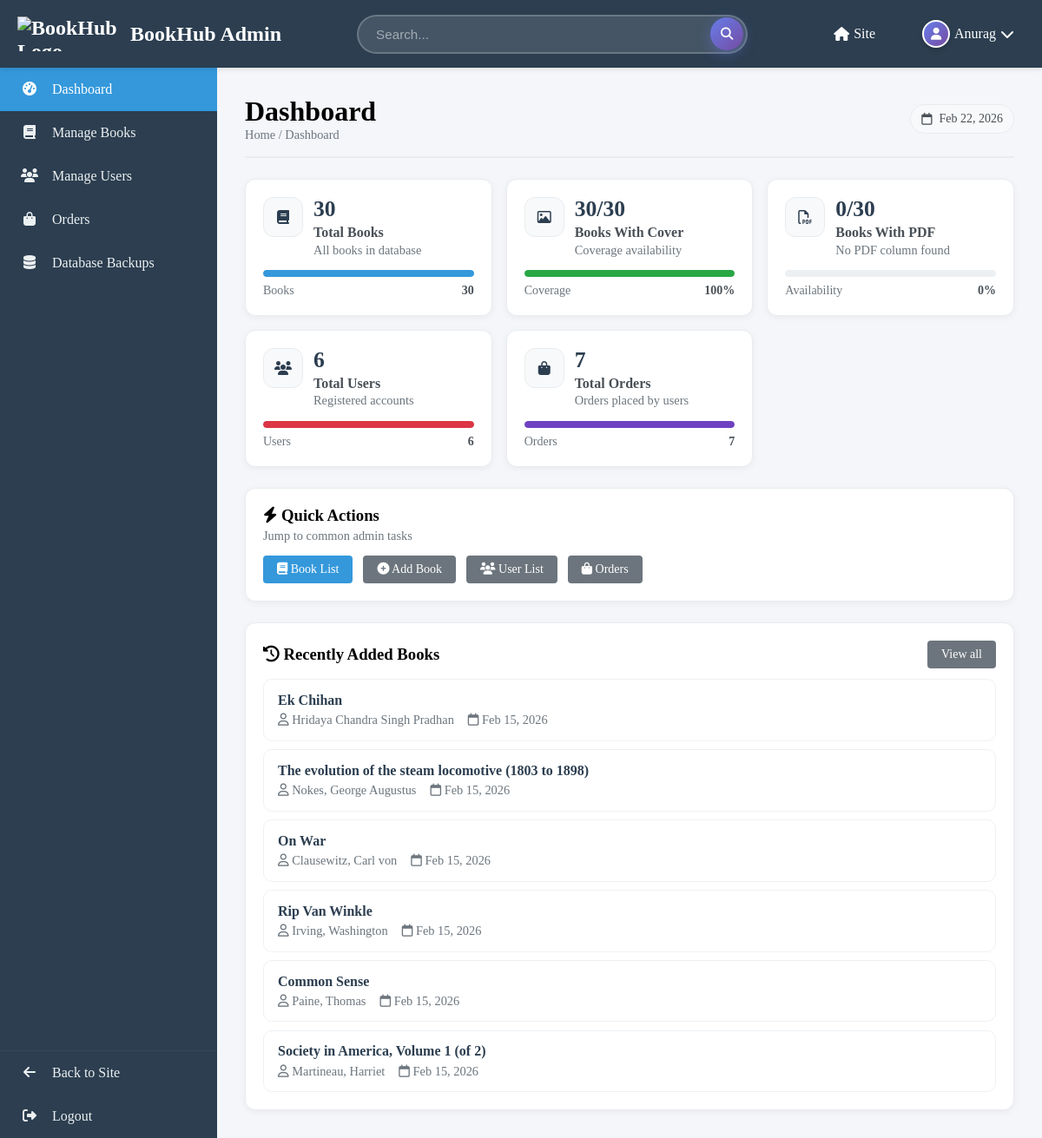
Screenshot of /admin/index.php (signed in) with the database file from the repository.
### tables this page shows
CREATE TABLE `users` (
  `user_id` int(11) NOT NULL AUTO_INCREMENT,
  `username` varchar(50) NOT NULL,
  `email` varchar(100) NOT NULL,
  `password_reset_token` varchar(64) DEFAULT NULL,
  `password_reset_expires` datetime DEFAULT NULL,
  `password` varchar(255) NOT NULL,
  `role` enum('user','admin') DEFAULT 'user',
  `full_name` varchar(100) DEFAULT NULL,
  `profile_image` varchar(255) DEFAULT NULL,
  `location` varchar(100) DEFAULT NULL,
  `ship_address` varchar(255) DEFAULT NULL,
  `phone` varchar(20) DEFAULT NULL,
  `bio` text DEFAULT NULL,
  `created_at` timestamp NOT NULL DEFAULT current_timestamp(),
  `updated_at` timestamp NOT NULL DEFAULT current_timestamp() ON UPDATE current_timestamp(),
  PRIMARY KEY (`user_id`),
  UNIQUE KEY `username` (`username`),
  UNIQUE KEY `email` (`email`),
  UNIQUE KEY `ship_address` (`ship_address`),
  KEY `idx_username` (`username`),
  KEY `idx_email` (`email`)
);

CREATE TABLE `books` (
  `book_id` int(11) NOT NULL AUTO_INCREMENT,
  `title` varchar(255) NOT NULL,
  `author` varchar(100) NOT NULL,
  `isbn` varchar(20) DEFAULT NULL,
  `description` text DEFAULT NULL,
  `genre` varchar(50) DEFAULT NULL,
  `price` decimal(10,2) NOT NULL DEFAULT 0.00,
  `stock` int(11) DEFAULT 0,
  `cover_image` varchar(255) DEFAULT NULL,
  `published_year` int(11) DEFAULT NULL,
  `condition_status` enum('new','used','rare') DEFAULT 'new',
  `is_bestseller` tinyint(1) DEFAULT 0,
  `view_count` int(11) DEFAULT 0,
  `created_at` timestamp NOT NULL DEFAULT current_timestamp(),
  `updated_at` timestamp NOT NULL DEFAULT current_timestamp() ON UPDATE current_timestamp(),
  PRIMARY KEY (`book_id`),
  UNIQUE KEY `isbn` (`isbn`),
  KEY `idx_title` (`title`),
  KEY `idx_author` (`author`),
  KEY `idx_genre` (`genre`),
  KEY `idx_price` (`price`),
  KEY `idx_isbn` (`isbn`),
  KEY `idx_bestseller` (`is_bestseller`),
  FULLTEXT KEY `idx_search` (`title`,`author`,`description`)
);

### includes/functions.php (called while the page is built, shortened)
<?php
function is_logged_in() {
    return isset($_SESSION['user_id']) && !empty($_SESSION['user_id']);
}
function get_user_id() {
    return is_logged_in() ? $_SESSION['user_id'] : false;
}

### admin/index.php (the view, shortened to what this page needs)
<?php
require_once __DIR__ . '/../includes/functions.php';
require_once __DIR__ . '/../includes/db.php';
$total_books = 0;
$total_users = 0;
$total_orders = 0;
$bookCoverCount = 0;
$bookPdfCount = 0;
$bookCols = [];
if ($result = $conn->query('SHOW COLUMNS FROM books')) {
    while ($row = $result->fetch_assoc()) {
        if (isset($row['Field'])) $bookCols[(string)$row['Field']] = true;
    }
}
$pdfCol = '';
try {
    $result = $conn->query("SELECT COUNT(*) as count FROM books");
    if ($result) {
        $total_books = $result->fetch_assoc()['count'];
    }
    $result = $conn->query("SELECT COUNT(*) as count FROM users");
    if ($result) {
        $total_users = $result->fetch_assoc()['count'];
    }
    $result = $conn->query("SELECT COUNT(*) as count FROM orders");
    if ($result) {
        $total_orders = $result->fetch_assoc()['count'];
    }
    if (isset($bookCols['cover_image'])) {
        $result = $conn->query("SELECT COUNT(*) as count FROM books WHERE cover_image IS NOT NULL AND cover_image <> ''");
        if ($result) {
            $bookCoverCount = $result->fetch_assoc()['count'];
        }
    }
} catch (Exception $e) {
    $error = 'Database error: ' . $e->getMessage();
}
function pct($part, $total) {
    if (!$part || !$total) return 0;
    $v = (int)round(($part / $total) * 100);
    return $v;
}
$coverPct = pct($bookCoverCount, $total_books);
$pdfPct = pct($bookPdfCount, $total_books);
?>
<?php require_once __DIR__ . '/partials/header.php'; ?>
            <div class="admin-header">
                <div>
                    <h1 style="margin: 0;">Dashboard</h1>
                    <div style="color: #6c757d; font-size: 0.9rem;">Home / Dashboard</div>
                </div>
                <div class="dash-top-actions">
                    <div class="dash-pill"><i class="fa-regular fa-calendar"></i> <?php echo date('M d, Y'); ?></div>
                </div>
            </div>
            <section class="dash-metrics">
                <article class="dash-card">
                    <div class="dash-card-row">
                        <div class="dash-card-icon"><i class="fa-solid fa-book"></i></div>
                        <div class="dash-card-main">
                            <div class="dash-card-value"><?php echo (int)$total_books; ?></div>
                            <div class="dash-card-title">Total Books</div>
                            <div class="dash-card-sub">All books in database</div>
                        </div>
                    </div>
                    <div class="dash-progress">
                        <div class="dash-progress-bar dash-progress-blue" style="width: 100%"></div>
                    </div>
                    <div class="dash-progress-meta"><span>Books</span><strong><?php echo (int)$total_books; ?></strong></div>
                </article>
                <article class="dash-card">
                    <div class="dash-card-row">
                        <div class="dash-card-icon"><i class="fa-regular fa-image"></i></div>
                        <div class="dash-card-main">
                            <div class="dash-card-value"><?php echo (int)$bookCoverCount; ?>/<?php echo (int)$total_books; ?></div>
                            <div class="dash-card-title">Books With Cover</div>
                            <div class="dash-card-sub">Coverage availability</div>
                        </div>
                    </div>
                    <div class="dash-progress">
                        <div class="dash-progress-bar dash-progress-green" style="width: <?php echo (int)$coverPct; ?>%"></div>
                    </div>
                    <div class="dash-progress-meta"><span>Coverage</span><strong><?php echo (int)$coverPct; ?>%</strong></div>
                </article>
                <article class="dash-card">
                    <div class="dash-card-row">
                        <div class="dash-card-icon"><i class="fa-regular fa-file-pdf"></i></div>
                        <div class="dash-card-main">
                            <div class="dash-card-value"><?php echo (int)$bookPdfCount; ?>/<?php echo (int)$total_books; ?></div>
                            <div class="dash-card-title">Books With PDF</div>
                            <div class="dash-card-sub"><?php echo $pdfCol !== '' ? 'Column: ' . htmlspecialchars($pdfCol) : 'No PDF column found'; ?></div>
                        </div>
                    </div>
                    <div class="dash-progress">
                    </div>
                    <div class="dash-progress-meta"><span>Availability</span><strong><?php echo (int)$pdfPct; ?>%</strong></div>
                </article>
                <article class="dash-card">
                    <div class="dash-card-row">
                        <div class="dash-card-icon"><i class="fa-solid fa-users"></i></div>
                        <div class="dash-card-main">
                            <div class="dash-card-value"><?php echo (int)$total_users; ?></div>
                            <div class="dash-card-title">Total Users</div>
                            <div class="dash-card-sub">Registered accounts</div>
                        </div>
                    </div>
                    <div class="dash-progress">
                        <div class="dash-progress-bar dash-progress-red" style="width: 100%"></div>
                    </div>
                    <div class="dash-progress-meta"><span>Users</span><strong><?php echo (int)$total_users; ?></strong></div>
                </article>
                <article class="dash-card">
                    <div class="dash-card-row">
                        <div class="dash-card-icon"><i class="fa-solid fa-bag-shopping"></i></div>
                        <div class="dash-card-main">
                            <div class="dash-card-value"><?php echo (int)$total_orders; ?></div>
                            <div class="dash-card-title">Total Orders</div>
                            <div class="dash-card-sub">Orders placed by users</div>
                        </div>
                    </div>
                    <div class="dash-progress">
                        <div class="dash-progress-bar dash-progress-purple" style="width: 100%"></div>
                    </div>
                    <div class="dash-progress-meta"><span>Orders</span><strong><?php echo (int)$total_orders; ?></strong></div>
                </article>
            </section>
            <section class="dash-quick">
                <div class="dash-quick-head">
                    <h3 style="margin: 0;"><i class="fa-solid fa-bolt"></i> Quick Actions</h3>
                    <div style="color: #6c757d; font-size: 0.9rem;">Jump to common admin tasks</div>
                </div>
                <div class="dash-quick-actions">
                    <a href="<?php echo SITE_URL; ?>/admin/manage_books.php" class="btn btn-primary"><i class="fa-solid fa-book"></i> Book List</a>
                    <a href="<?php echo SITE_URL; ?>/admin/add_book.php" class="btn btn-secondary"><i class="fa-solid fa-circle-plus"></i> Add Book</a>
                    <a href="<?php echo SITE_URL; ?>/admin/manage_users.php" class="btn btn-secondary"><i class="fa-solid fa-users"></i> User List</a>
                    <a href="<?php echo SITE_URL; ?>/admin/manage_orders.php" class="btn btn-secondary"><i class="fa-solid fa-shopping-bag"></i> Orders</a>
                </div>
            </section>
            <section class="dash-recent">
                <div class="dash-recent-head">
                    <h3 style="margin: 0;"><i class="fa-solid fa-clock-rotate-left"></i> Recently Added Books</h3>
                    <a class="btn btn-secondary" href="<?php echo SITE_URL; ?>/admin/manage_books.php">View all</a>
                </div>
                <?php
                $recent = $conn->query("SELECT title, author, created_at FROM books ORDER BY created_at DESC LIMIT 6");
                if ($recent && $recent->num_rows > 0):
                ?>
                    <ul class="dash-recent-list">
                        <?php while ($book = $recent->fetch_assoc()): ?>
                            <li class="dash-recent-item">
                                <div class="dash-recent-title"><?php echo htmlspecialchars($book['title']); ?></div>
                                <div class="dash-recent-meta">
                                    <span><i class="fa-regular fa-user"></i> <?php echo htmlspecialchars($book['author']); ?></span>
                                    <span><i class="fa-regular fa-calendar"></i> <?php echo date('M d, Y', strtotime($book['created_at'])); ?></span>
                                </div>
                            </li>
                        <?php endwhile; ?>
                    </ul>
                <?php endif; ?>
            </section>
<?php require_once __DIR__ . '/partials/footer.php'; ?>

### admin/partials/header.php (shortened to what this page needs)
<?php
require_once __DIR__ . '/../../includes/functions.php';
$current_user = null;
if (is_logged_in()) {
    require_once __DIR__ . '/../../includes/db.php';
    $user_id = get_user_id();
    $stmt = $conn->prepare("SELECT username, full_name, profile_image FROM users WHERE user_id = ?");
    $stmt->bind_param('i', $user_id);
    $stmt->execute();
    $result = $stmt->get_result();
    $current_user = $result->fetch_assoc();
}
?>
<!DOCTYPE html>
<html lang="en">
<head>
    <link rel="stylesheet" href="<?php echo SITE_URL; ?>/includes/css/header.css">
    <link rel="stylesheet" href="<?php echo SITE_URL; ?>/admin/css/admin.css">
    <link rel="stylesheet" href="https://cdnjs.cloudflare.com/ajax/libs/font-awesome/6.4.0/css/all.min.css">
</head>
<body>
    <nav class="navbar">
        <div class="container nav-container">
            <a href="<?php echo SITE_URL; ?>/admin/index.php" class="logo">
                <img src="<?php echo SITE_URL; ?>/assets/logo.png" alt="<?php echo SITE_NAME; ?> Logo" class="logo-img">
                <?php echo SITE_NAME; ?> Admin
            </a>
            <form class="search-form" action="<?php echo SITE_URL; ?>/admin/manage_books.php" method="GET">
                <input type="text" name="search" class="search-input" placeholder="Search..." value="<?php echo isset($_GET['search']) ? htmlspecialchars($_GET['search']) : ''; ?>">
                <button type="submit" class="search-btn"><i class="fas fa-search"></i></button>
            </form>
            <ul class="nav-links">
                <li><a href="<?php echo SITE_URL; ?>/index.php"><i class="fas fa-home"></i> Site</a></li>
                <?php if (is_logged_in()): ?>
                    <li class="dropdown">
                        <a href="#" class="dropdown-toggle user-dropdown">
                            <?php if (isset($current_user['profile_image']) && $current_user['profile_image'] !== ''): ?>
                                <img src="<?php echo SITE_URL . '/' . htmlspecialchars($current_user['profile_image']); ?>" alt="Profile" class="nav-profile-img">
                            <?php else: ?>
                                <div class="nav-profile-placeholder"><i class="fas fa-user"></i></div>
                            <?php endif; ?>
                            <span class="nav-username"><?php echo htmlspecialchars($current_user['full_name'] ?? $current_user['username'] ?? 'User'); ?></span>
                            <i class="fas fa-chevron-down dropdown-arrow"></i>
                        </a>
                    </li>
                <?php else: ?>
                    <li><a href="<?php echo SITE_URL; ?>/auth/login.php"><i class="fas fa-sign-in-alt"></i> Login</a></li>
                <?php endif; ?>
            </ul>
        </div>
    </nav>
    <div class="admin-container">
        <?php require __DIR__ . '/sidebar.php'; ?>
        <main class="admin-main">

### includes/css/header.css (style rules this page uses)
* { margin: 0; padding: 0; box-sizing: border-box; }
.navbar { background-color: #2c3e50; padding: 15px 0; position: sticky; top: 0; z-index: 1000; box-shadow: 0 2px 5px rgba(0,0,0,0.1); }
.nav-container { max-width: 1200px; margin: 0 auto; padding: 0 20px; display: flex; justify-content: space-between; align-items: center; gap: 20px; }
.logo { color: #fff; text-decoration: none; font-size: 1.5rem; font-weight: bold; display: flex; align-items: center; gap: 10px; }
.logo-img { height: 40px; width: auto; max-width: 120px; object-fit: contain; }
.search-form { display: flex; align-items: center; flex: 1; max-width: 450px; margin: 0 20px; position: relative; }
.search-input { flex: 1; padding: 12px 20px; border: 2px solid rgba(255,255,255,0.2); border-radius: 30px; background: rgba(255,255,255,0.12); color: #fff; font-size: 0.95rem; outline: none; transition: all 0.3s ease; padding-right: 50px; }
.search-input::placeholder { color: rgba(255,255,255,0.5); font-weight: 400; }
.search-btn { position: absolute; right: 5px; top: 50%; transform: translateY(-50%); width: 38px; height: 38px; border: none; border-radius: 50%; background: linear-gradient(135deg, #667eea 0%, #764ba2 100%); color: #fff; cursor: pointer; font-size: 0.9rem; transition: all 0.3s ease; display: flex; align-items: center; justify-content: center; box-shadow: 0 4px 15px rgba(102, 126, 234, 0.4); }
.nav-links { display: flex; list-style: none; gap: 30px; align-items: center; }
.nav-links li { position: relative; }
.nav-links li.dropdown { position: relative; }
.nav-links a { color: #fff; text-decoration: none; padding: 8px 12px; border-radius: 4px; transition: background-color 0.3s ease; display: flex; align-items: center; gap: 5px; }
.user-dropdown { display: flex; align-items: center; justify-content: center; padding: 2px; border-radius: 50%; transition: background-color 0.3s ease; cursor: pointer; }
.nav-profile-placeholder { width: 32px; height: 32px; border-radius: 50%; background: linear-gradient(135deg, #667eea 0%, #764ba2 100%); display: flex; align-items: center; justify-content: center; border: 2px solid #fff; box-shadow: 0 2px 5px rgba(0,0,0,0.2); }
.nav-profile-placeholder i { font-size: 14px; color: #fff; }
.container { max-width: 1200px; margin: 0 auto; padding: 0 20px; }

### rows the page displays
users: username "Anurag"
books: title "Ek Chihan", author "Hridaya Chandra Singh Pradhan", created_at "Feb 15, 2026"
books: title "The evolution of the steam locomotive (1803 to 1898)", author "Nokes, George Augustus", created_at "Feb 15, 2026"
books: title "On War", author "Clausewitz, Carl von", created_at "Feb 15, 2026"
books: title "Rip Van Winkle", author "Irving, Washington", created_at "Feb 15, 2026"
books: title "Common Sense", author "Paine, Thomas", created_at "Feb 15, 2026"
books: title "Society in America, Volume 1 (of 2)", author "Martineau, Harriet", created_at "Feb 15, 2026"

### other values shown
SITE_NAME "BookHub"
$total_books "30"
$bookCoverCount "30"
$coverPct "100"
$bookPdfCount "0"
$pdfPct "0"
$total_users "6"
$total_orders "7"
